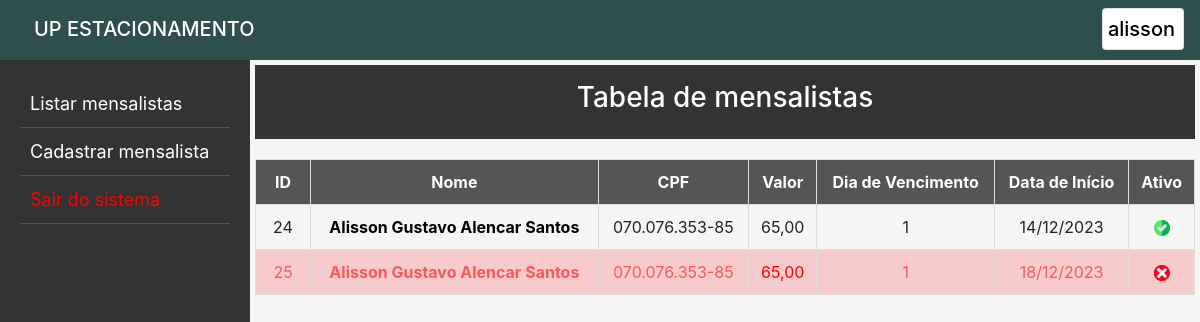
/order_by_vencimento (signed in), run on an earlier commit of the app's database.
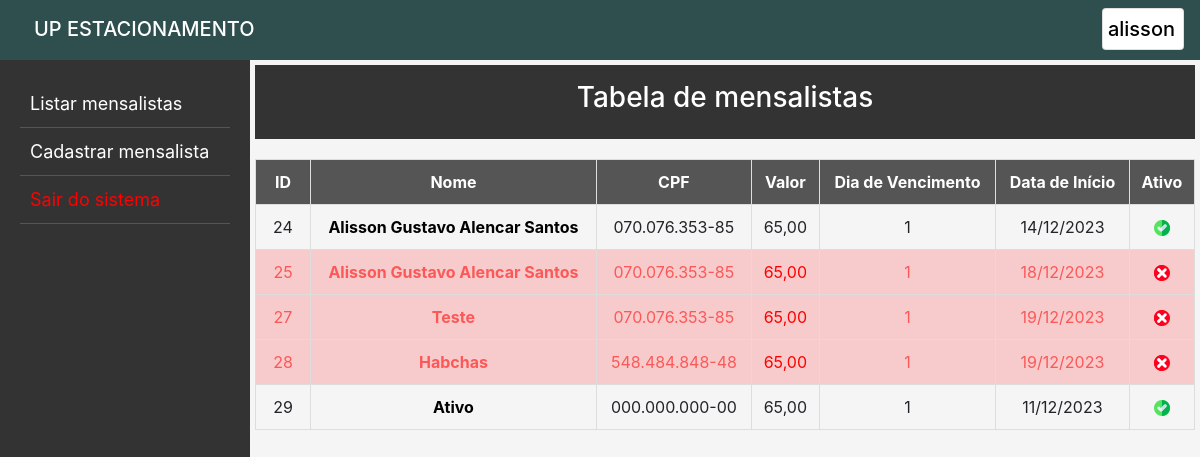
And on a later commit of the database.
### app_estacionamento/models.py (models this page shows, shortened)
class Mensalista(models.Model):
    id = models.AutoField(primary_key=True)
    situacao = models.BooleanField('Ativo', default=True)
    nome = models.CharField('Nome *', max_length=50)
    cpf = models.CharField('CPF *', max_length=14)
    valor = models.DecimalField('Valor *', max_digits=8, decimal_places=2)
    data_inicial = models.DateField('Data de início *')
    dia_vencimento = models.IntegerField('Dia de vencimento *')
    cep = models.CharField('CEP', max_length=9, blank=True)
    endereco = models.CharField('Endereço', max_length=255)
    bairro = models.CharField('Bairro', max_length=255)
    cidade = models.CharField('Cidade', max_length=255)
    uf = models.CharField('UF', max_length=2)
    obs = models.TextField('Observações', max_length=500, blank=True)

### app_estacionamento/views.py (the view)
# urls.py: path('order_by_vencimento', views.order_by_vencimento, name='order_by_vencimento'),
@login_required(login_url="login/")
def order_by_vencimento(request):
    conteudo = {"mensalistas": Mensalista.objects.order_by("dia_vencimento")}
    return render(request, "index.html", conteudo)

### app_estacionamento/templates/index.html (shortened to what this page needs)
{% extends 'base.html' %}
{% block inicio %}
<center>
    <header>
        <h3>Tabela de mensalistas</h3>
    </header>
    <table>
        <thead>
            <tr>
                <th scope="col" style="width: 55px;">ID</th>
                <th scope="col"><a href="{% url 'index' %}" style="color: white;">Nome</a></th>
                <th scope="col">CPF</th>
                <th scope="col">Valor</th>
                <th scope="col"><a href="{% url 'order_by_vencimento' %}" style="color: white;">Dia de Vencimento</a></th>
                <th scope="col">Data de Início</th>
                <th scope="col">Ativo</th>
            </tr>
        </thead>
        <tbody>
            {% for mensalista in mensalistas %}
            {% if mensalista.situacao == True %}
                <tr>
                    <td>{{ mensalista.id }}</td>
                    <td><a href="{% url 'mensalista' mensalista.id %}" style="color: black;"><strong>{{ mensalista.nome|title }}</strong></a></td>
                    <td>{{ mensalista.cpf }}</td>
                    <td>{{ mensalista.valor }}</td>
                    <td>{{ mensalista.dia_vencimento }}</td>
                    <td>{{ mensalista.data_inicial|date:"d/m/Y" }}</td>
                    <td><img src="../static/img/true.png" alt=""></td>
                </tr>
            {% else %}
                <tr>
                    <td style="color: rgba(255, 0, 0, 0.57); background-color: #ff00002c;">{{ mensalista.id }}</td>
                    <td style="background-color: #ff00002c;" ><a href="{% url 'mensalista' mensalista.id %}" style="color: rgba(255, 0, 0, 0.57);"><strong>{{ mensalista.nome|title }}</strong></a></td>
                    <td style="color: rgba(255, 0, 0, 0.57); background-color: #ff00002c;"> {{ mensalista.cpf }}</td>
                    <td style="color: rgb(255, 0, 0); background-color: #ff00002c;">{{ mensalista.valor }}</td>
                    <td style="color: rgba(255, 0, 0, 0.57); background-color: #ff00002c;">{{ mensalista.dia_vencimento }}</td>
                    <td style="color: rgba(255, 0, 0, 0.57); background-color: #ff00002c;">{{ mensalista.data_inicial|date:"d/m/Y" }}</td>
                    <td style=" background-color: #ff00002c;"><img src="../static/img/false.png" alt=""></td>
                </tr>
            {% endif %}
            {% endfor %}
        </tbody>
    </table>
    <br>
</center>
{% endblock %}

What changed in the data, as far as the page shows it:
added Mensalista: id "27", nome "Teste", cpf "070.076.353-85", valor "65,00", dia_vencimento "1", data_inicial "19/12/2023", situacao False (drawn)
added Mensalista: id "28", nome "Habchas", cpf "548.484.848-48", valor "65,00", dia_vencimento "1", data_inicial "19/12/2023", situacao False (drawn)
added Mensalista: id "29", nome "Ativo", cpf "000.000.000-00", valor "65,00", dia_vencimento "1", data_inicial "11/12/2023", situacao True (drawn)
